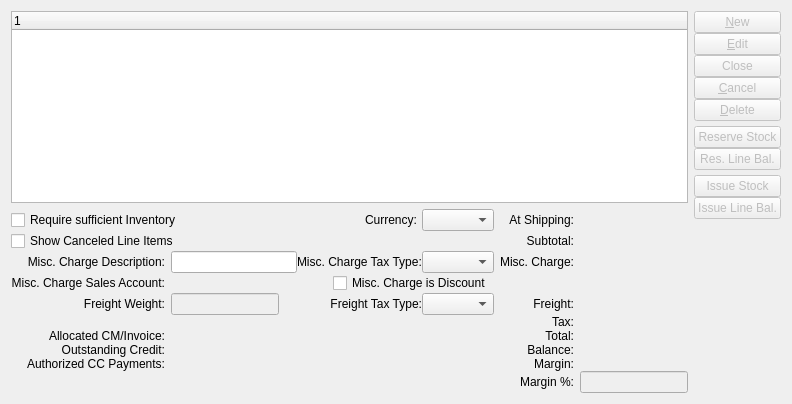
     <widget class="QWidget" name="_lineItemsPage">
      <attribute name="title">
       <string>&amp;Line Items</string>
      </attribute>
      <layout class="QGridLayout">
       <item row="0" column="0">
        <widget class="XTreeWidget" name="_soitem">
         <property name="focusPolicy">
          <enum>Qt::StrongFocus</enum>
         </property>
         <property name="rootIsDecorated">
          <bool>true</bool>
         </property>
        </widget>
       </item>
       <item row="0" column="1" rowspan="2">
        <layout class="QVBoxLayout">
         <property name="spacing">
          <number>5</number>
         </property>
         <item>
          <layout class="QVBoxLayout">
           <property name="spacing">
            <number>0</number>
           </property>
           <item>
            <widget class="QPushButton" name="_new">
             <property name="enabled">
              <bool>false</bool>
             </property>
             <property name="focusPolicy">
              <enum>Qt::StrongFocus</enum>
             </property>
             <property name="text">
              <string>&amp;New</string>
             </property>
             <property name="autoDefault">
              <bool>true</bool>
             </property>
            </widget>
           </item>
           <item>
            <widget class="QPushButton" name="_edit">
             <property name="enabled">
              <bool>false</bool>
             </property>
             <property name="focusPolicy">
              <enum>Qt::StrongFocus</enum>
             </property>
             <property name="text">
              <string>&amp;Edit</string>
             </property>
             <property name="autoDefault">
              <bool>true</bool>
             </property>
            </widget>
           </item>
           <item>
            <widget class="QPushButton" name="_action">
             <property name="enabled">
              <bool>false</bool>
             </property>
             <property name="focusPolicy">
              <enum>Qt::NoFocus</enum>
             </property>
             <property name="text">
              <string>Close</string>
             </property>
             <property name="autoDefault">
              <bool>true</bool>
             </property>
            </widget>
           </item>
           <item>
            <widget class="QPushButton" name="_cancel">
             <property name="enabled">
              <bool>false</bool>
             </property>
             <property name="focusPolicy">
              <enum>Qt::NoFocus</enum>
             </property>
             <property name="text">
              <string>&amp;Cancel</string>
             </property>
             <property name="autoDefault">
              <bool>true</bool>
             </property>
            </widget>
           </item>
           <item>
            <widget class="QPushButton" name="_delete">
             <property name="enabled">
              <bool>false</bool>
             </property>
             <property name="focusPolicy">
              <enum>Qt::NoFocus</enum>
             </property>
             <property name="text">
              <string>&amp;Delete</string>
             </property>
             <property name="autoDefault">
              <bool>true</bool>
             </property>
            </widget>
           </item>
          </layout>
         </item>
         <item>
          <layout class="QVBoxLayout">
           <property name="spacing">
            <number>0</number>
           </property>
           <property name="topMargin">
            <number>0</number>
           </property>
           <item>
            <widget class="QPushButton" name="_reserveStock">
             <property name="enabled">
              <bool>false</bool>
             </property>
             <property name="focusPolicy">
              <enum>Qt::NoFocus</enum>
             </property>
             <property name="text">
              <string>Reserve Stock</string>
             </property>
            </widget>
           </item>
           <item>
            <widget class="QPushButton" name="_reserveLineBalance">
             <property name="enabled">
              <bool>false</bool>
             </property>
             <property name="focusPolicy">
              <enum>Qt::NoFocus</enum>
             </property>
             <property name="text">
              <string>Res. Line Bal.</string>
             </property>
            </widget>
           </item>
          </layout>
         </item>
         <item>
          <layout class="QVBoxLayout">
           <property name="spacing">
            <number>0</number>
           </property>
           <item>
            <widget class="QPushButton" name="_issueStock">
             <property name="enabled">
              <bool>false</bool>
             </property>
             <property name="focusPolicy">
              <enum>Qt::NoFocus</enum>
             </property>
             <property name="text">
              <string>Issue Stock</string>
             </property>
            </widget>
           </item>
           <item>
            <widget class="QPushButton" name="_issueLineBalance">
             <property name="enabled">
              <bool>false</bool>
             </property>
             <property name="focusPolicy">
              <enum>Qt::NoFocus</enum>
             </property>
             <property name="text">
              <string>Issue Line Bal.</string>
             </property>
            </widget>
           </item>
          </layout>
         </item>
         <item>
          <spacer>
           <property name="orientation">
            <enum>Qt::Vertical</enum>
           </property>
           <property name="sizeType">
            <enum>QSizePolicy::Expanding</enum>
           </property>
           <property name="sizeHint" stdset="0">
            <size>
             <width>20</width>
             <height>20</height>
            </size>
           </property>
          </spacer>
         </item>
        </layout>
       </item>
       <item row="1" column="0">
        <layout class="QGridLayout">
         <property name="verticalSpacing">
          <number>0</number>
         </property>
         <item row="0" column="0" colspan="2">
          <widget class="QCheckBox" name="_requireInventory">
           <property name="text">
            <string>Require sufficient Inventory</string>
           </property>
          </widget>
         </item>
         <item row="4" column="0">
          <widget class="QLabel" name="_weightLit">
           <property name="text">
            <string> Freight Weight:</string>
           </property>
           <property name="alignment">
            <set>Qt::AlignRight|Qt::AlignTrailing|Qt::AlignVCenter</set>
           </property>
          </widget>
         </item>
         <item row="8" column="3">
          <widget class="QLabel" name="_marginLit">
           <property name="text">
            <string>Margin:</string>
           </property>
           <property name="alignment">
            <set>Qt::AlignRight|Qt::AlignTrailing|Qt::AlignVCenter</set>
           </property>
          </widget>
         </item>
         <item row="4" column="1" colspan="2">
          <layout class="QHBoxLayout">
           <property name="spacing">
            <number>0</number>
           </property>
           <item>
            <widget class="XLineEdit" name="_weight">
             <property name="enabled">
              <bool>false</bool>
             </property>
             <property name="sizePolicy">
              <sizepolicy hsizetype="Preferred" vsizetype="Fixed">
               <horstretch>0</horstretch>
               <verstretch>0</verstretch>
              </sizepolicy>
             </property>
             <property name="alignment">
              <set>Qt::AlignRight</set>
             </property>
            </widget>
           </item>
           <item>
            <spacer>
             <property name="orientation">
              <enum>Qt::Horizontal</enum>
             </property>
             <property name="sizeHint" stdset="0">
              <size>
               <width>51</width>
               <height>20</height>
              </size>
             </property>
            </spacer>
           </item>
           <item>
            <widget class="QLabel" name="_freightTaxtypeLit">
             <property name="text">
              <string>Freight Tax Type:</string>
             </property>
             <property name="alignment">
              <set>Qt::AlignRight|Qt::AlignTrailing|Qt::AlignVCenter</set>
             </property>
            </widget>
           </item>
           <item>
            <widget class="XComboBox" name="_freightTaxtype">
             <property name="type">
              <enum>XComboBox::TaxTypes</enum>
             </property>
            </widget>
           </item>
          </layout>
         </item>
         <item row="4" column="3">
          <widget class="XURLLabel" name="_freightLit">
           <property name="text">
            <string>Freight:</string>
           </property>
           <property name="alignment">
            <set>Qt::AlignRight|Qt::AlignTrailing|Qt::AlignVCenter</set>
           </property>
          </widget>
         </item>
         <item row="1" column="0" colspan="2">
          <widget class="QCheckBox" name="_showCanceled">
           <property name="text">
            <string>Show Canceled Line Items</string>
           </property>
          </widget>
         </item>
         <item row="2" column="0">
          <widget class="QLabel" name="_miscChargeDescriptionLit">
           <property name="text">
            <string>Misc. Charge Description:</string>
           </property>
           <property name="alignment">
            <set>Qt::AlignRight|Qt::AlignTrailing|Qt::AlignVCenter</set>
           </property>
          </widget>
         </item>
         <item row="2" column="4">
          <widget class="CurrCluster" name="_miscCharge">
           <property name="sizePolicy">
            <sizepolicy hsizetype="Preferred" vsizetype="Fixed">
             <horstretch>0</horstretch>
             <verstretch>0</verstretch>
            </sizepolicy>
           </property>
           <property name="allowNegative">
            <bool>true</bool>
           </property>
           <property name="baseVisible">
            <bool>false</bool>
           </property>
           <property name="currencyEditable" stdset="0">
            <bool>false</bool>
           </property>
           <property name="currencyVisible">
            <bool>false</bool>
           </property>
          </widget>
         </item>
         <item row="7" column="4">
          <widget class="CurrCluster" name="_balance">
           <property name="currencyEditable" stdset="0">
            <bool>false</bool>
           </property>
           <property name="currencyVisible">
            <bool>false</bool>
           </property>
           <property name="enabled">
            <bool>false</bool>
           </property>
          </widget>
         </item>
         <item row="7" column="1">
          <widget class="CurrDisplay" name="_outstandingCM">
           <property name="sizePolicy">
            <sizepolicy hsizetype="Preferred" vsizetype="Fixed">
             <horstretch>0</horstretch>
             <verstretch>0</verstretch>
            </sizepolicy>
           </property>
           <property name="maximumSize">
            <size>
             <width>100</width>
             <height>32767</height>
            </size>
           </property>
          </widget>
         </item>
         <item row="6" column="1">
          <widget class="CurrDisplay" name="_allocatedCM">
           <property name="sizePolicy">
            <sizepolicy hsizetype="Preferred" vsizetype="Fixed">
             <horstretch>0</horstretch>
             <verstretch>0</verstretch>
            </sizepolicy>
           </property>
           <property name="maximumSize">
            <size>
             <width>100</width>
             <height>32767</height>
            </size>
           </property>
          </widget>
         </item>
         <item row="6" column="4">
          <widget class="CurrCluster" name="_total">
           <property name="currencyEditable" stdset="0">
            <bool>false</bool>
           </property>
           <property name="currencyVisible">
            <bool>false</bool>
           </property>
           <property name="enabled">
            <bool>false</bool>
           </property>
          </widget>
         </item>
         <item row="7" column="3">
          <widget class="QLabel" name="_balanceLit">
           <property name="text">
            <string>Balance:</string>
           </property>
           <property name="alignment">
            <set>Qt::AlignRight|Qt::AlignTrailing|Qt::AlignVCenter</set>
           </property>
          </widget>
         </item>
         <item row="3" column="1" colspan="2">
          <layout class="QHBoxLayout" name="horizontalLayout_12">
           <item>
            <widget class="GLCluster" name="_miscChargeAccount"/>
           </item>
           <item>
            <widget class="XCheckBox" name="_miscChargeDiscount">
             <property name="text">
              <string>Misc. Charge is Discount</string>
             </property>
            </widget>
           </item>
          </layout>
         </item>
         <item row="5" column="4">
          <widget class="TaxDisplay" name="_tax">
           <property name="sizePolicy">
            <sizepolicy hsizetype="Preferred" vsizetype="Fixed">
             <horstretch>0</horstretch>
             <verstretch>0</verstretch>
            </sizepolicy>
           </property>
          </widget>
         </item>
         <item row="4" column="4">
          <widget class="CurrCluster" name="_freight">
           <property name="sizePolicy">
            <sizepolicy hsizetype="Preferred" vsizetype="Fixed">
             <horstretch>0</horstretch>
             <verstretch>0</verstretch>
            </sizepolicy>
           </property>
           <property name="allowNegative">
            <bool>true</bool>
           </property>
           <property name="baseVisible">
            <bool>false</bool>
           </property>
           <property name="currencyEditable" stdset="0">
            <bool>false</bool>
           </property>
           <property name="currencyVisible">
            <bool>false</bool>
           </property>
          </widget>
         </item>
         <item row="5" column="3">
          <widget class="XLabel" name="_taxLit">
           <property name="text">
            <string>Tax:</string>
           </property>
           <property name="alignment">
            <set>Qt::AlignRight|Qt::AlignTrailing|Qt::AlignVCenter</set>
           </property>
          </widget>
         </item>
         <item row="8" column="1">
          <widget class="CurrDisplay" name="_authCC">
           <property name="sizePolicy">
            <sizepolicy hsizetype="Preferred" vsizetype="Fixed">
             <horstretch>0</horstretch>
             <verstretch>0</verstretch>
            </sizepolicy>
           </property>
           <property name="maximumSize">
            <size>
             <width>100</width>
             <height>32767</height>
            </size>
           </property>
          </widget>
         </item>
         <item row="8" column="0">
          <widget class="QLabel" name="_authCCLit">
           <property name="text">
            <string>Authorized CC Payments:</string>
           </property>
           <property name="alignment">
            <set>Qt::AlignRight|Qt::AlignTrailing|Qt::AlignVCenter</set>
           </property>
          </widget>
         </item>
         <item row="7" column="0">
          <widget class="QLabel" name="_outstandingCMLit">
           <property name="text">
            <string>Outstanding Credit:</string>
           </property>
           <property name="alignment">
            <set>Qt::AlignRight|Qt::AlignTrailing|Qt::AlignVCenter</set>
           </property>
          </widget>
         </item>
         <item row="6" column="0">
          <widget class="XURLLabel" name="_allocatedCMLit">
           <property name="text">
            <string>Allocated CM/Invoice:</string>
           </property>
           <property name="alignment">
            <set>Qt::AlignRight|Qt::AlignTrailing|Qt::AlignVCenter</set>
           </property>
          </widget>
         </item>
         <item row="3" column="0">
          <widget class="QLabel" name="_miscChargeAccountLit">
           <property name="text">
            <string>Misc. Charge Sales Account:</string>
           </property>
           <property name="alignment">
            <set>Qt::AlignRight|Qt::AlignTrailing|Qt::AlignVCenter</set>
           </property>
          </widget>
         </item>
         <item row="6" column="3">
          <widget class="QLabel" name="_totalLit">
           <property name="text">
            <string>Total:</string>
           </property>
           <property name="alignment">
            <set>Qt::AlignRight|Qt::AlignTrailing|Qt::AlignVCenter</set>
           </property>
          </widget>
         </item>
         <item row="0" column="3">
          <widget class="QLabel" name="_amountAtShippingLit">
           <property name="text">
            <string>At Shipping:</string>
           </property>
           <property name="alignment">
            <set>Qt::AlignRight|Qt::AlignTrailing|Qt::AlignVCenter</set>
           </property>
          </widget>
         </item>
         <item row="0" column="4">
          <widget class="CurrDisplay" name="_amountAtShipping"/>
         </item>
         <item row="1" column="3">
          <widget class="QLabel" name="_subtotalLit">
           <property name="text">
            <string>Subtotal:</string>
           </property>
           <property name="alignment">
            <set>Qt::AlignRight|Qt::AlignTrailing|Qt::AlignVCenter</set>
           </property>
          </widget>
         </item>
         <item row="1" column="4">
          <widget class="CurrDisplay" name="_subtotal">
           <property name="sizePolicy">
            <sizepolicy hsizetype="Preferred" vsizetype="Fixed">
             <horstretch>0</horstretch>
             <verstretch>0</verstretch>
            </sizepolicy>
           </property>
          </widget>
         </item>
         <item row="2" column="3">
          <widget class="QLabel" name="_miscChargeAmountLit">
           <property name="text">
            <string>Misc. Charge:</string>
           </property>
           <property name="alignment">
            <set>Qt::AlignRight|Qt::AlignTrailing|Qt::AlignVCenter</set>
           </property>
          </widget>
         </item>
         <item row="0" column="2">
          <layout class="QHBoxLayout">
           <property name="spacing">
            <number>5</number>
           </property>
           <item>
            <spacer>
             <property name="orientation">
              <enum>Qt::Horizontal</enum>
             </property>
             <property name="sizeHint" stdset="0">
              <size>
               <width>0</width>
               <height>20</height>
              </size>
             </property>
            </spacer>
           </item>
           <item>
            <widget class="QLabel" name="_orderCurrencyLit">
             <property name="text">
              <string>Currency:</string>
             </property>
             <property name="buddy">
              <cstring>_orderCurrency</cstring>
             </property>
            </widget>
           </item>
           <item>
            <widget class="XComboBox" name="_orderCurrency">
             <property name="type">
              <enum>XComboBox::Currencies</enum>
             </property>
            </widget>
           </item>
          </layout>
         </item>
         <item row="8" column="4">
          <widget class="CurrCluster" name="_margin">
           <property name="currencyEditable" stdset="0">
            <bool>false</bool>
           </property>
           <property name="currencyVisible">
            <bool>false</bool>
           </property>
           <property name="enabled">
            <bool>false</bool>
           </property>
          </widget>
         </item>
         <item row="2" column="1" colspan="2">
          <layout class="QHBoxLayout" name="horizontalLayout_11">
           <item>
            <widget class="XLineEdit" name="_miscChargeDescription"/>
           </item>
           <item>
            <widget class="QLabel" name="_miscChargeTaxtypeLit">
             <property name="text">
              <string>Misc. Charge Tax Type:</string>
             </property>
            </widget>
           </item>
           <item>
            <widget class="XComboBox" name="_miscChargeTaxtype">
             <property name="type">
              <enum>XComboBox::TaxTypes</enum>
             </property>
            </widget>
           </item>
          </layout>
         </item>
         <item row="9" column="3">
          <widget class="QLabel" name="_marginPercentLit">
           <property name="text">
            <string>Margin %:</string>
           </property>
           <property name="alignment">
            <set>Qt::AlignRight|Qt::AlignTrailing|Qt::AlignVCenter</set>
           </property>
          </widget>
         </item>
         <item row="9" column="4">
          <widget class="XLineEdit" name="_marginPercent">
           <property name="enabled">
            <bool>false</bool>
           </property>
           <property name="maximumSize">
            <size>
             <width>200</width>
             <height>16777215</height>
            </size>
           </property>
          </widget>
         </item>
        </layout>
       </item>
      </layout>
     </widget>
